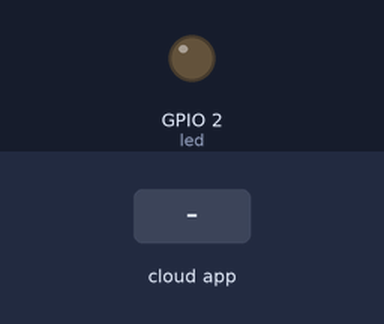
Bench run of a sketch on a simulated ESP8266 (NodeMCU). Parts: output pins drawn as LEDs (lit = HIGH). The inputs (shaded band) are chosen by the test bench.

Above: at 1.2 s.
1.3 s: the phone or cloud app sets LED to 1
At 2.5 s:
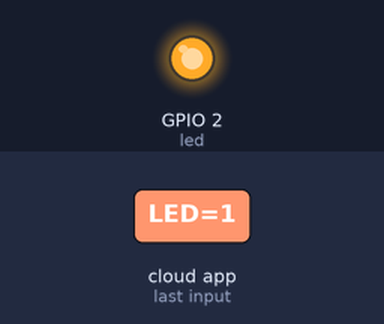
2.8 s: the phone or cloud app sets LED to 0
At 3.9 s:
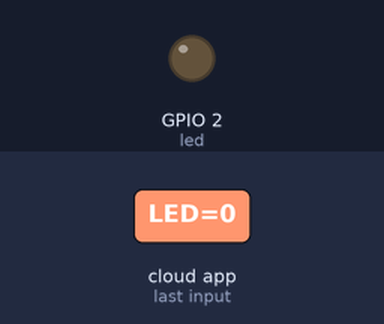
Timing chart, 0 to 5.8 s (numbered marks = the images above; inputs shaded):
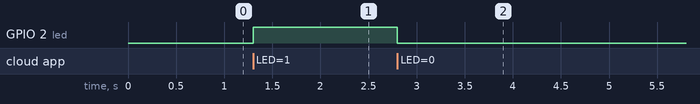

The sketch:

example2-Thinger.ino
```cpp
/*
 Hello World Thinger.io -Blink-

 This code is under public domain.
 Dani No www.esploradores.com
 */

#include <ESP8266WiFi.h>       //ESP8266 WiFi connection library
#include <ThingerESP8266.h>    //THINGER.IO library

// Thinger.io connection parameters
#define user "Salman"
#define device_Id "IoTTest"
#define device_credentials "s!%8DVUrjgw#"
ThingerESP8266 thing(user, device_Id, device_credentials);

// WiFi connection parameters
const char WiFi_ssid[]="HUAWEI-P30-lite";      //WiFi SSID
const char WiFi_password[]="b013333bd424";  //WiFi password
// Global variable
int led = 2;       // GPIO02 - D4

void setup() {

 // Initialization of the WiFi connection with THINGER.IO
   thing.add_wifi(WiFi_ssid, WiFi_password);

 // Initialization of the LED
   pinMode(led, OUTPUT);

 // Resource for changing LED status from THINGER.IO
  thing["LED"] << [](pson & in){
    if(in.is_empty()){
      in = (bool) digitalRead(led);
      }
    else{
      digitalWrite(led, in ? HIGH : LOW);
      }
    };
  }

void loop() {
  thing.handle();
  }
```

Measured:
- after the input at 1.3 s, GPIO 2 (led): LOW → HIGH at once
- after the input at 2.8 s, GPIO 2 (led): HIGH → LOW at once
